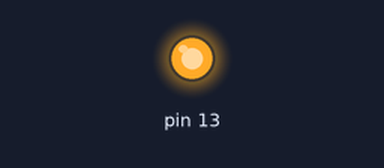
This sketch was run on a simulated Arduino Uno, built with avr-gcc and run on an emulated ATmega328P. On the bench: output pins drawn as LEDs (lit = HIGH).

Above: at 1.5 s.
At 5.7 s:
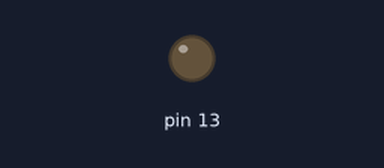
Timing chart, 0 to 8.8 s (numbered marks = the images above):
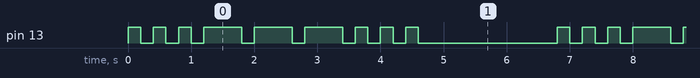

Measured:
- by itself, pin 13: repeats every 6.8 s: 2 × (LOW 0.20 s, HIGH 0.20 s), 3 × (LOW 0.20 s, HIGH 0.60 s), 3 × (LOW 0.20 s, HIGH 0.20 s), LOW 2.2 s, HIGH 0.20 s
- by itself, everything shown: repeats every 6.8 s, in 18 steps

The sketch:

SOS.ino
```cpp
/*
SOS
*/


// the setup function runs once when you press reset or power the board
void setup() {
  // initialize digital pin LED_BUILTIN as an output.
  pinMode(13, OUTPUT);
}

// the loop function runs over and over again forever
void loop() {
  for(int i=0;i<3;i++){
    digitalWrite(13, HIGH);   // turn the LED on (HIGH is the voltage level)
    delay(200);                       // wait for a second
    digitalWrite(13, LOW);    // turn the LED off by making the voltage LOW
    delay(200);
    }
  for(int j=0;j<3;j++){
    digitalWrite(13, HIGH);   // turn the LED on (HIGH is the voltage level)
    delay(600);                       // wait for a second
    digitalWrite(13, LOW);    // turn the LED off by making the voltage LOW
    delay(200);
    }
  for(int k=0;k<3;k++){
    digitalWrite(13, HIGH);   // turn the LED on (HIGH is the voltage level)
    delay(200);                       // wait for a second
    digitalWrite(13, LOW);    // turn the LED off by making the voltage LOW
    delay(200);
  }
  delay(2000);

}
```
